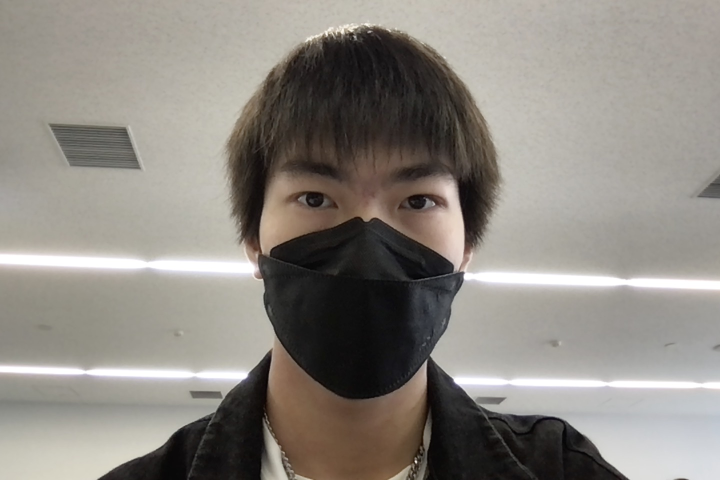
//> input picture 01_2024-04-16/src/photo.jpg, 1440 x 960 px, given in place of walking.mov, which was not available (shown at 1/2 size)
$ ./dip07_kadai1   (built with g++ and OpenCV 4)
//> lines starting //> are read from the running program, lines starting //| are printed output that depends on the picture; after the words box and inside, x2 and y2 are one past the last pixel; in counts of white or black regions, pixels touching at a corner belong together; pictures that were not available may be replaced by others from this repository, and a replacement may not be noted
//(OpenCV4) g++ -std=c++11 dip07a.cpp `pkg-config --cflags --libs opencv4`
//(OpenCV3) g++ dip07a.cpp `pkg-config --cflags --libs opencv`
#include <iostream>  //入出力関連ヘッダ
#include <opencv2/opencv.hpp>  //OpenCV関連ヘッダ

int main (int argc, char* argv[])
{
    //①ビデオキャプチャの初期化
    cv::VideoCapture capture("./src/walking.mov");  //ビデオファイルをオープン
    if (capture.isOpened()==0) {
        printf("Camera not found\n");
        return -1;
    }

    //②画像格納用インスタンス準備
    cv::Size imageSize(720, 405);
    cv::Mat originalImage;
    cv::Mat frameImage(imageSize, CV_8UC3);
    cv::Mat backImage(imageSize, CV_8UC3);
    cv::Mat subImage(imageSize, CV_8UC3);
    cv::Mat subBinImage(imageSize, CV_8UC1);
    cv::Mat resultImage(imageSize, CV_8UC3);

    cv::Mat outputImage(imageSize, CV_8UC3);

    //③画像表示用ウィンドウの生成
    cv::namedWindow("Frame");
    cv::moveWindow("Frame", 0, 0);
    cv::namedWindow("Back");
    cv::moveWindow("Back", 50, 50);
    cv::namedWindow("Subtraction");
    cv::moveWindow("Subtraction", 100, 100);
    cv::namedWindow("Result");
    cv::moveWindow("Result", 150, 150);
    cv::namedWindow("Output");
    cv::moveWindow("Output", 200, 200);

    cv::VideoWriter rec("./dst/dip07_kadai1.mp4", cv::VideoWriter::fourcc('m', 'p', '4', 'v'), 30, cv::Size(720, 405));

    //④動画処理用無限ループ
    while (1) {
        //(a)ビデオキャプチャから1フレーム"originalImage"を取り込んで，"frameImage"を生成
        capture >> originalImage;
//> originalImage is the input picture: 960 rows x 1440 cols, CV_8UC3; mean B, G, R 128.8, 135.5, 140.4
        //ビデオが終了したら無限ループから脱出
        if (originalImage.data==NULL) break;
        //"originalImage"をリサイズして"frameImage"生成
        cv::resize(originalImage, frameImage, imageSize);
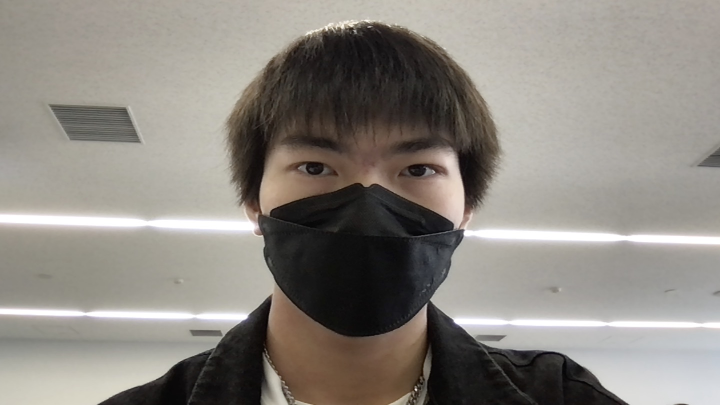
//> frameImage: 405 rows x 720 cols, CV_8UC3; mean B, G, R 128.7, 135.4, 140.3

        //(b)"frameImage"と"backImage"との差分画像"subImage"の生成
        cv::absdiff(frameImage, backImage, subImage);

        //(b')"subImage"をグレースケール変換→しきい値処理した画像"subBinImage"を生成
        cv::cvtColor(subImage, subBinImage, cv::COLOR_BGR2GRAY);
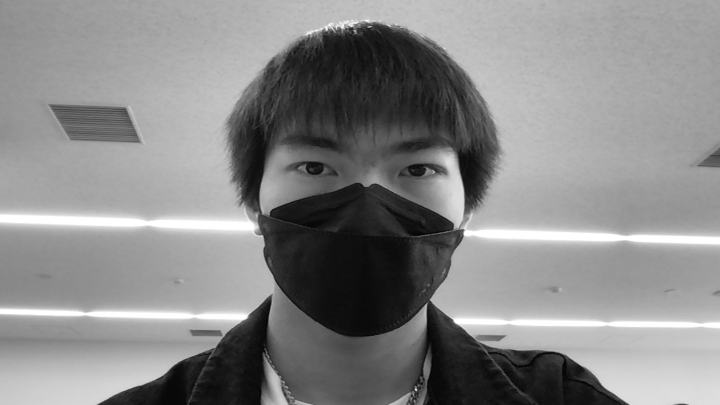
//> subBinImage: 405 rows x 720 cols, CV_8UC1; min 1, max 255, mean 136.1
        cv::threshold(subBinImage, subBinImage, 10, 255, cv::THRESH_BINARY);
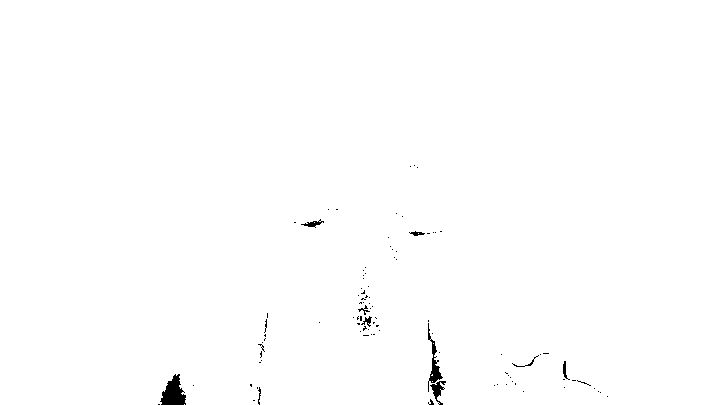
//> subBinImage: 405 rows x 720 cols, CV_8UC1; 99.5% white; 98 black regions (88 under 20 px)


        //(b")"frameImage"を"subBinImage"マスク付きで"resultImage"にコピー
        resultImage = cv::Scalar(0);
        frameImage.copyTo(resultImage, subBinImage);

        // outputImageにコピー
        resultImage.copyTo(outputImage);

        //subBinImageの描画部分の面積を計算してprintfで出力
        cv::Mat subBinImageCopy;
        subBinImage.copyTo(subBinImageCopy);
        std::vector<std::vector<cv::Point>> contours;
        cv::findContours(subBinImageCopy, contours, cv::RETR_EXTERNAL, cv::CHAIN_APPROX_SIMPLE);
//> contours = 2 contours, 1 with area under 20; largest, box (x1, y1, x2, y2) and area: (0, 0, 720, 405) 289695
        double area = 0;
        for (int i = 0; i < contours.size(); i++) {
            area += cv::contourArea(contours[i]);
        }
//> this loop made 2 passes
//> area on pass 2: 289695
//> after the loop, area = 289695
        printf("area: %f\n", area);
//| area: 289695.000000

        //画面中央に赤い円を描画
        cv::circle(outputImage, cv::Point(imageSize.width/2, imageSize.height/2), area/100, cv::Scalar(0, 0, 255), 5);

        //(c)"frameImage"，"backImage"，"subImage"の表示
        cv::imshow("Frame", frameImage);
        cv::imshow("Back", backImage);
        cv::imshow("Subtraction", subBinImage);
        cv::imshow("Result", resultImage);
        cv::imshow("Output", outputImage);

        //(d)"frameImage"で"backImage"を更新
        frameImage.copyTo(backImage);

        //(e)キー入力待ち
        int key = cv::waitKey(20);
//> the 'q' key is pressed

        rec << outputImage;

        //[Q]が押されたら無限ループ脱出
        if (key=='q') break;

        //[C]が押されたら"frameImage"で"backImage"を更新
        if (key=='c') frameImage.copyTo(backImage);
    }

    //⑤終了処理
    //カメラ終了
    capture.release();
    //メッセージを出力して終了
    printf("Finished\n");
    return 0;
}
